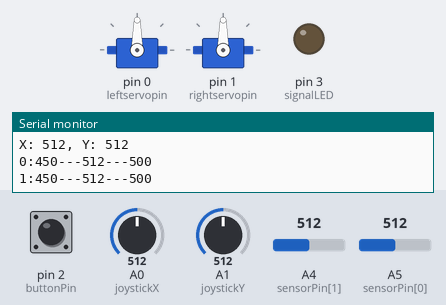
The sketch below on a simulated Arduino Uno, built with avr-gcc and run on an emulated ATmega328P. Shown: 2 × servo, output pins drawn as LEDs (lit = HIGH), the last lines printed to the serial monitor. The inputs (shaded band) are chosen by the test bench; at power-on: A4 (sensorPin[1]) = 512, pin 2 (buttonPin) HIGH, A0 (joystickX) = 512, A1 (joystickY) = 512, A5 (sensorPin[0]) = 512.

Above: at 1.2 s.
1.3 s: A4 (sensorPin[1]) set to 156
2.8 s: A4 (sensorPin[1]) set to 143
At 3.6 s:
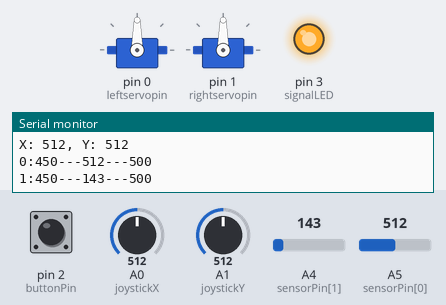
4.3 s: pin 2 (buttonPin) pulled LOW for 0.15 s
At 5.5 s:
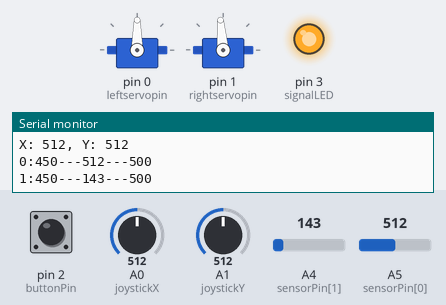
5.9 s: A0 (joystickX) set to 306
At 7.8 s:
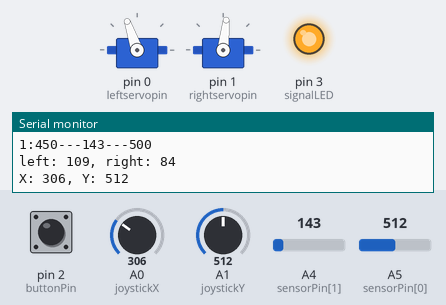
8.9 s: A1 (joystickY) set to 306
At 10.3 s:
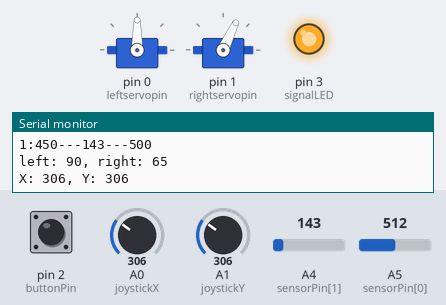
11.9 s: A0 (joystickX) set to 85
At 12.1 s:
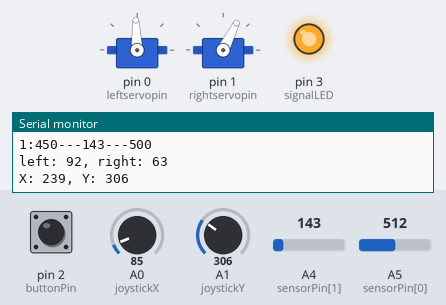
Timing chart, 0 to 14.9 s (numbered marks = the images above; inputs shaded):
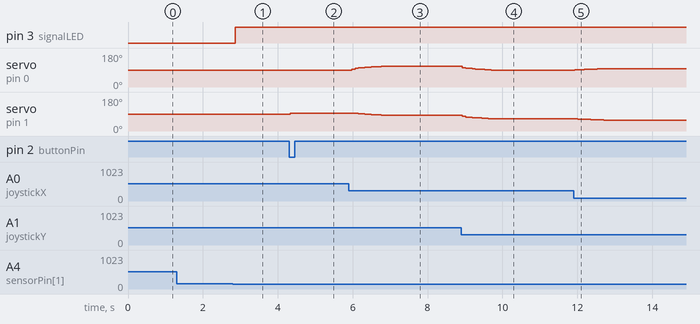

Measured:
- the behaviour switches between 150 and 149 on A4 (sensorPin[1]) (found by bisection; images 0 and 1)
- after the input at 2.8 s, pin 3 (signalLED): LOW → HIGH after 0.06 s
- after the input at 4.3 s, servo on pin 1 (rightservopin): 90° → 95° at once
- after the input at 5.9 s, servo on pin 0 (leftservopin): moves from 90° to 109° over 0.78 s, starting after 0.08 s; servo on pin 1 (rightservopin): moves from 95° to 84° over 0.69 s, starting after 0.17 s
- after the input at 8.9 s, servo on pin 0 (leftservopin): moves from 109° to 90° over 0.77 s, starting at once; servo on pin 1 (rightservopin): moves from 84° to 65° over 0.77 s, starting at once
- after the input at 11.9 s, servo on pin 0 (leftservopin): moves from 90° to 97° over 0.77 s, starting at once; servo on pin 1 (rightservopin): moves from 65° to 58° over 0.77 s, starting at once

The sketch:

ArduinoBeest.ino
```cpp
#include <Servo.h>

Servo leftservo;  // create servo object to control a servo
                // a maximum of eight servo objects can be created
Servo rightservo;

//digital pins
int leftservopin =0;
int rightservopin =1;
int buttonPin = 2;
int signalLED = 3;//visible sign that the sensor detect edge of table
//int probeLED = 9; //needs to be on to for sensor to be measuring. possibly just connect the sensor to power instead.

//analog pins
int joystickX = A0;
int joystickY = A1;
#define SENSOR_NUM 2
int sensorPin[SENSOR_NUM] = {A5,A4};


int leftspeed = 90;    // variable to store the servo speed. 90 is non-moving. 180 is full one direction, 0 is full backwards.
int rightspeed = 90;

// Define the number of samples to keep track of.  The higher the number,
// the more the readings will be smoothed, but the slower the output will
// respond to the input.  Using a constant rather than a normal variable lets
// use this value to determine the size of the readings array.
const int numReadings = 10;
//Joystick readings
int readingsX[numReadings];      // the readings from the analog input
int readingsY[numReadings];
int index = 0;                  // the index of the current reading
int totalX = 0;
int totalY = 0;// the running total
int averageX = 0;                // the average
int averageY = 1;
int midX=493;
int midY=499;


boolean on = false;
long lastDebounceTime = 0;  // the last time the output pin was toggled
long debounceDelay = 1500;    // the debounce time; increase if the output flickers
//Infrared Distance Sensors for testing if the edge of the table is near (or, alternately, if a wall is in the way)
int sensorValue[SENSOR_NUM]={0,0};
int sensorThreshold[SENSOR_NUM] = {150,150};
int sensorHigh = 500;
int sensorLow =450;


int scaleJoystickInput(int input,int center){
  if (input >=center){
  //  Serial.println( sqrt(5*(input-500))/2);
   return sqrt(5*(input-center))/2;
  } else {
  //  Serial.println(- sqrt(-5*(input-500))/2);
    return - sqrt(-5*(input-center))/2;
  }
}

void setup()
{
  leftservo.attach(leftservopin);  // attaches the servo on pin 9 to the servo object
  rightservo.attach(rightservopin);
   // initialize serial communication with computer:
  Serial.begin(9600);
  // initialize all the readings to half of their full values, this is the rest position of the joystick:
  for (int thisReading = 0; thisReading < numReadings; thisReading++)
  {
    readingsX[thisReading] = 0;//(fullright-fullleft)/2;
    readingsY[thisReading] = 0;//(fullback-fullforward)/2;
  }
  pinMode(buttonPin, INPUT);
  pinMode(signalLED, OUTPUT);

}


void loop()
{
  int reading = digitalRead(buttonPin);

  if (reading == LOW) {
    if ((millis() - lastDebounceTime) > debounceDelay) {
    // whatever the reading is at, it's been there for longer
    // than the debounce delay, so take it as the actual current state:
      on = !on;
      leftservo.write(90);
      rightservo.write(95);
      lastDebounceTime = millis();
      Serial.println("toggled power");
      }
    }
  //Serial.println(on);
  // subtract the last reading:
  totalX= totalX - readingsX[index];
  totalY= totalY - readingsY[index];
  // read from the sensor:
  readingsX[index] = analogRead(joystickX);
  readingsY[index] = analogRead(joystickY);

  // add the reading to the total:
  totalX= totalX + readingsX[index];
  totalY= totalY + readingsY[index];
  // advance to the next position in the array:
  index = index + 1;

  // if we're at the end of the array...
  if (index >= numReadings)
    // ...wrap around to the beginning:
    index = 0;

  // calculate the average:
  averageX = totalX / numReadings;
  averageY = totalY / numReadings;

  int leftupdate=0;
  int rightupdate=0;
  Serial.print("X: ");
    Serial.print(averageX);
    Serial.print(", Y: ");
    Serial.println(averageY);
  if( averageX >=midX){
    leftupdate = 90 - scaleJoystickInput(averageY,midY) - scaleJoystickInput(averageX,midX);
    rightupdate = 95 - scaleJoystickInput(averageY,midY) + scaleJoystickInput(averageX,midX);
  } else { //this inverts left and right when going backwards. The tradeoffs: feel more natural when thinking in reverse, but can be very problematic when just trying to turn (can swtich directions with small accidental shifts in y
    leftupdate = 90  + scaleJoystickInput(averageY,midY) - scaleJoystickInput(averageX,midX);
    rightupdate = 95 + scaleJoystickInput(averageY,midY) + scaleJoystickInput(averageX,midX);
  }
    // Serial.print(rightupdate);
    // Serial.println(" right servo speed.");

 // IR proximity sensor pointed at the floor. If signal disappears, we came to the edge of the table, so don't let the robot move forward.
 // I also have some signal leds wired up to change from green to red.
for (unsigned i=0; i< SENSOR_NUM;i++)
{
 sensorValue[i] = analogRead(sensorPin[i]);
 Serial.print(i);
 Serial.print(":");
 Serial.print(sensorLow);
 Serial.print("---");
 Serial.print(sensorValue[i]);
 Serial.print("---");
 Serial.println(sensorHigh);
// if (sensorValue[i] < sensorLow && sensorValue >0){
//  sensorLow = sensorValue[i];
//  sensorThreshold = sensorLow + (sensorLow +sensorHigh)/5;
// } else if (sensorValue[i] > sensorHigh){
//   sensorHigh = sensorValue[i];
// }
}
  if ( sensorValue[1] < sensorThreshold[1]){
    digitalWrite(signalLED, HIGH);
    if (leftupdate < 90){ leftupdate = 90;}
    if (rightupdate > 95){ rightupdate = 95;}
  } else if ( sensorValue[0] < sensorThreshold[0]){
    digitalWrite(signalLED, HIGH);
    if (leftupdate > 90){ leftupdate = 90;}
    if (rightupdate < 95){ rightupdate = 95;}
  } else{
    digitalWrite(signalLED,LOW);
  }

 //turns the servos only if the on/off toggle button is on.

  if (on) {
    Serial.print("left: ");
    Serial.print(leftupdate);
    Serial.print(", right: ");
    Serial.println(rightupdate);
    if (leftupdate != leftspeed){
     leftservo.write(leftupdate);

    }
    if (rightupdate != rightspeed){
     rightservo.write(rightupdate);

    }
    rightspeed = rightupdate;
    leftspeed = leftupdate;
 } else {
    Serial.println("off");
 }

  delay(75);       // waits 15ms for the servo to reach the position
}
```
